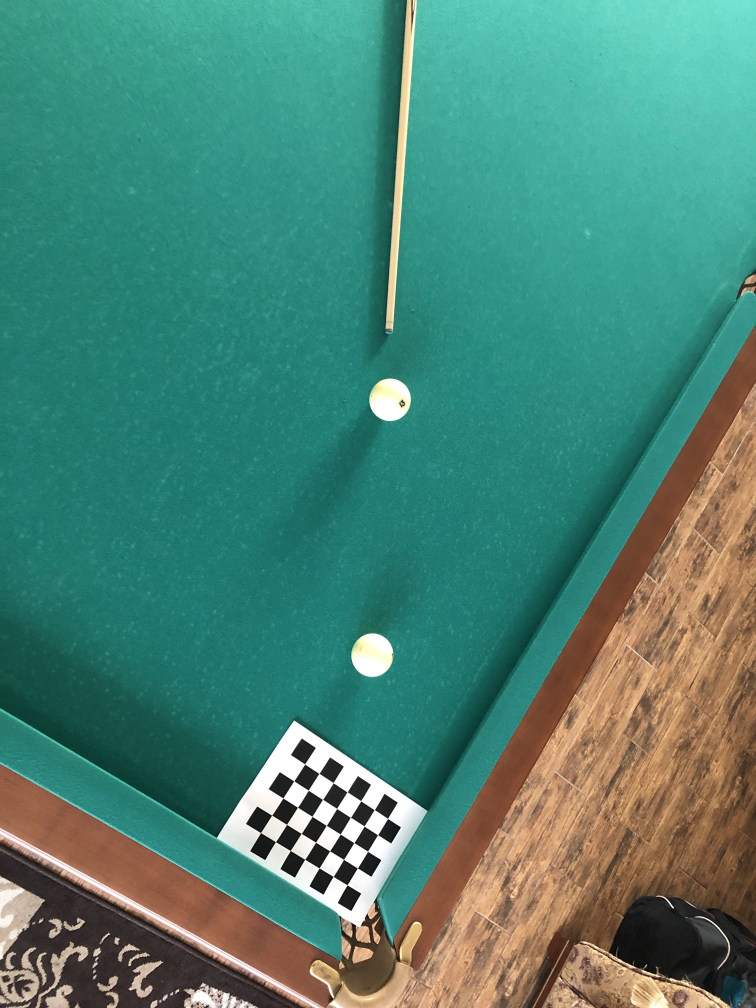
#> input picture src_balls.jpg, 3024 x 4032 px (shown at 1/4 size)
$ python CV_HW1_10b.py
#> lines starting #> are read from the running program, lines starting #| are printed output that depends on the picture; after the words box and inside, x2 and y2 are one past the last pixel; in counts of white or black regions, pixels touching at a corner belong together
import cv2
import numpy as np
import matplotlib.pyplot as plt


# Функция для нахождения углов шахматной доски на изображении
def find_chessboard_corners(image, pattern_size=(7, 5)):
    gray = cv2.cvtColor(image, cv2.COLOR_BGR2GRAY)
    found, corners = cv2.findChessboardCorners(gray, pattern_size, None)
    if found:
        cv2.cornerSubPix(gray, corners, (11, 11), (-1, -1),
                         (cv2.TERM_CRITERIA_EPS + cv2.TERM_CRITERIA_MAX_ITER, 30, 0.001))
    return found, corners


# Загрузим исходное изображение
src_image_path = 'src_balls.jpg'
src_image = cv2.imread(src_image_path)
#> src_image is the input picture: shape (4032, 3024, 3); mean B, G, R 116.5, 132, 75.2

# Ищем углы шахматной доски
found, corners = find_chessboard_corners(src_image)
#> in find_chessboard_corners, `gray = cv2.cvtColor(image, cv2.COLOR_BGR2GRAY)`:
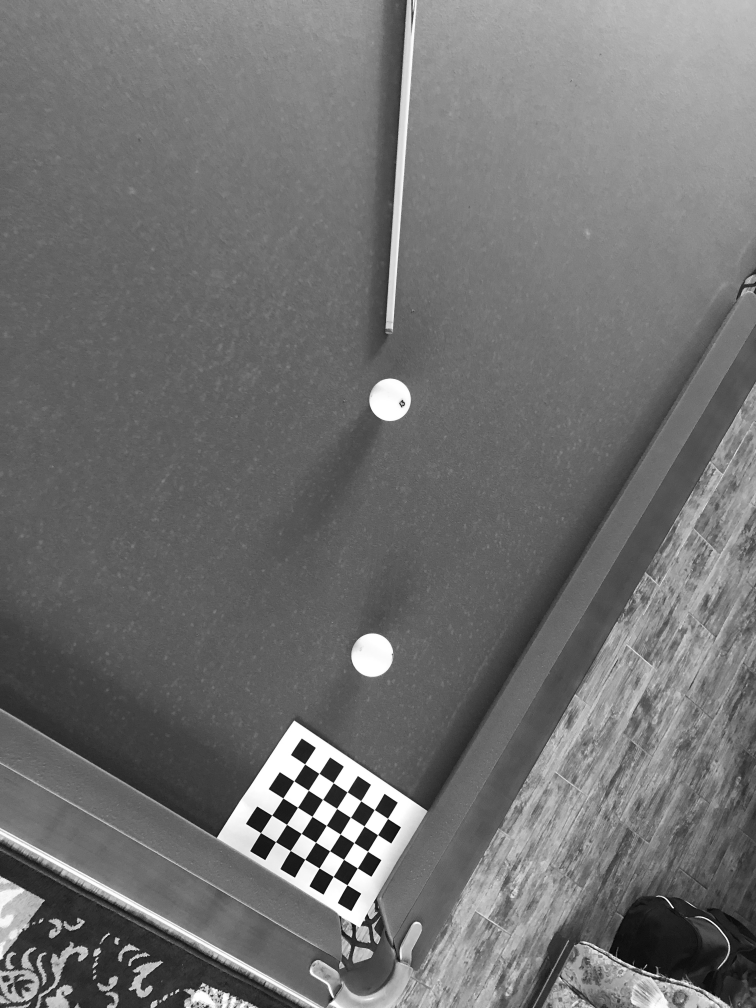
#> gray: shape (4032, 3024) (shown at 1/4 size); min 0, max 255, mean 113.2
#> in find_chessboard_corners, `found, corners = cv2.findChessboardCorners(gray, pattern_size, None)`: found = True; corners = 35 rows, first 8: [1219.4, 3056.6], [1277.1, 3094.8], [1334.2, 3132.6], [1390.3, 3169.1], [1444.6, 3205.6], [1499.2, 3239.8], [1551.8, 3275], [1176, 3125.2]
#> found = True; corners = 35 rows, first 8: [1220.1, 3057.3], [1277.3, 3094.9], [1334.2, 3132.4], [1389.8, 3168.9], [1444.3, 3204.6], [1498.4, 3240.1], [1551.7, 3275], [1176.5, 3125]

# Если углы найдены, продолжаем с преобразованием перспективы
if found:
    # Сортируем углы шахматной доски (top-left, top-right, bottom-right, bottom-left)
    corners = corners.reshape(-1, 2)
#> corners = 35 pairs, first value 1043.4 to 1551.7, second value 3057.3 to 3540.7
    top_left, top_right, bottom_right, bottom_left = corners[0], corners[6], corners[-1], corners[-7]
#> top_left = [1220.1, 3057.3]; top_right = [1551.7, 3275]; bottom_right = [1389.7, 3540.7]; bottom_left = [1043.4, 3331.8]

    # Определим целевые точки для перспективного преобразования
    # Мы знаем размеры шахматной доски, поэтому можем вычислить размер каждой клетки
    cell_size = 100  # размер каждой клетки на итоговом изображении
    width, height = 7 * cell_size, 5 * cell_size

    # Определим целевые точки для преобразованного изображения
    new_image_width, new_image_height = int(src_image.shape[0] * 1.5), int(src_image.shape[1] * 1.5)
#> new_image_width = 6048; new_image_height = 4536
    destination_points = np.array([
        [new_image_height - height, new_image_width - width], [new_image_height - height, new_image_width],
        [new_image_height, new_image_width], [new_image_height, new_image_width - width],
    ], dtype='float32')

    # Исходные точки на изображении
    source_points = np.array([top_left, top_right, bottom_right, bottom_left], dtype='float32')
#> source_points = [[1220.1, 3057.3], [1551.7, 3275], [1389.7, 3540.7], [1043.4, 3331.8]]

    # Получим матрицу преобразования перспективы
    M = cv2.getPerspectiveTransform(source_points, destination_points)
#> M = [[-1.16, 1.06, 1566.3], [0.594, 0.716, 1566.3], [-0.000111, -8.98e-06, 1]]

    # Преобразуем изображение для получения вида сверху
    top_down_view = cv2.warpPerspective(src_image, M, (new_image_height, new_image_width))
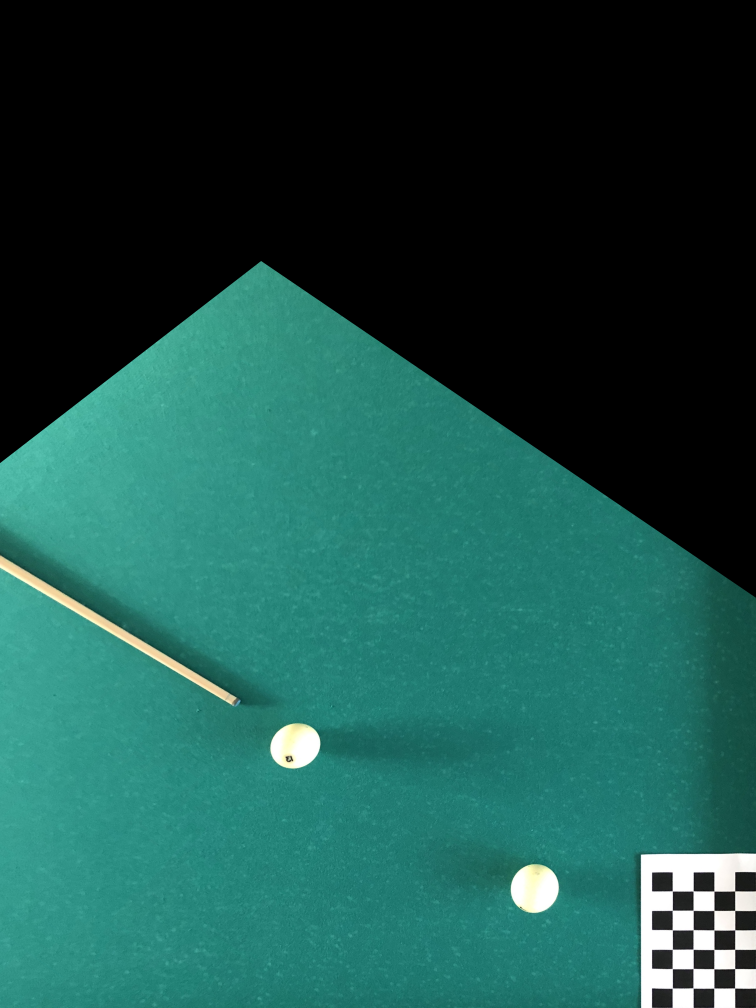
#> top_down_view: shape (6048, 4536, 3) (shown at 1/6 size); mean B, G, R 73.6, 80.6, 28.6
else:
    top_down_view = None
gray = cv2.cvtColor(top_down_view[:, :-1000], cv2.COLOR_BGR2GRAY)
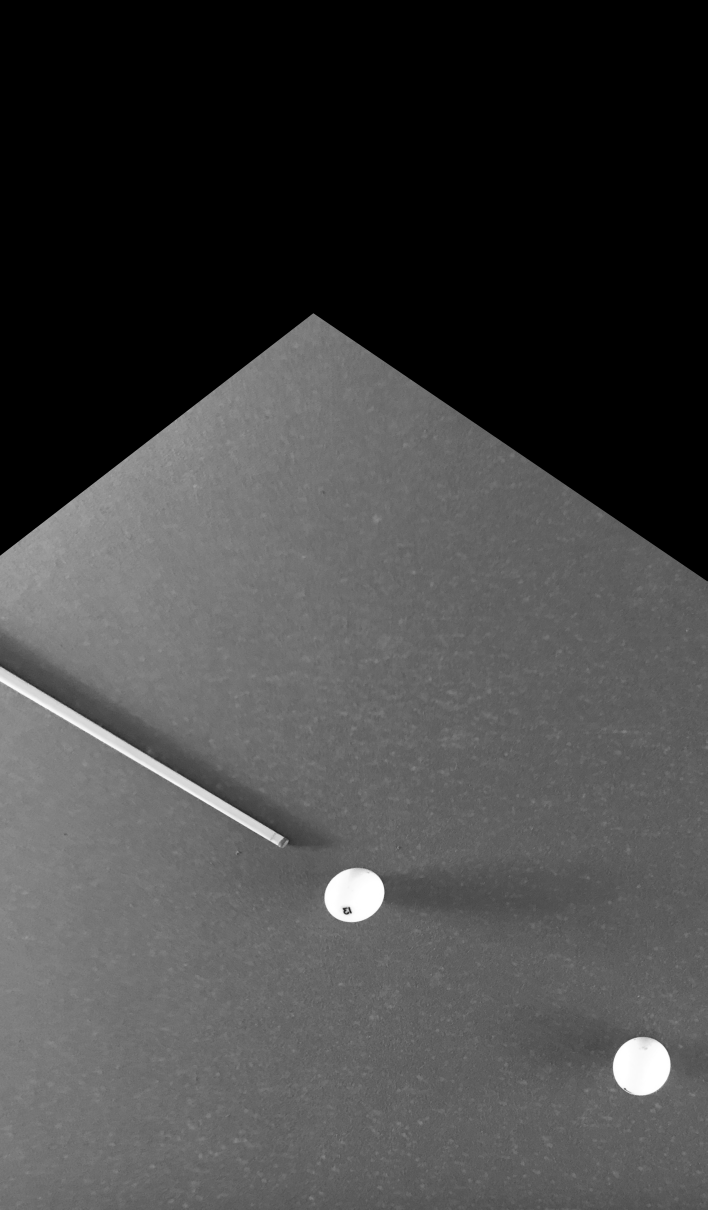
#> gray: shape (6048, 3536) (shown at 1/5 size); min 0, max 255, mean 69

# Получим бинарное изображение и на нём найдем и отрисуем контуры шаров и кия
retval, binary_image = cv2.threshold(gray, 170, 255, cv2.THRESH_BINARY)
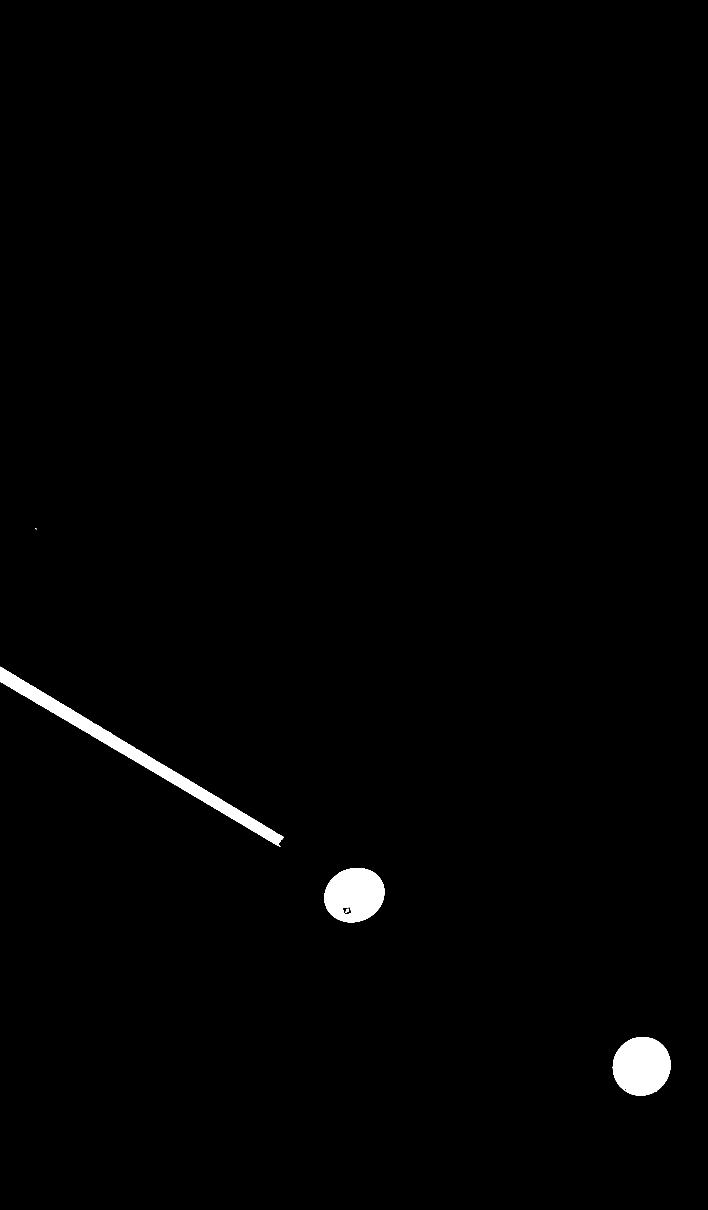
#> binary_image: shape (6048, 3536) (shown at 1/5 size); 1% white; 9 white regions (4 under 20 px)
contours, hierarchy = cv2.findContours(binary_image, cv2.RETR_EXTERNAL, cv2.CHAIN_APPROX_SIMPLE)
#> contours = 8 contours, 4 with area under 20; largest, box (x1, y1, x2, y2) and area: (0, 3334, 1419, 4228) 91132, (3064, 5186, 3353, 5478) 65908, (1622, 4340, 1922, 4612) 63337, (1395, 4225, 1401, 4235) 30
cv2.drawContours(binary_image, contours, -1, (0, 0, 255), 25)
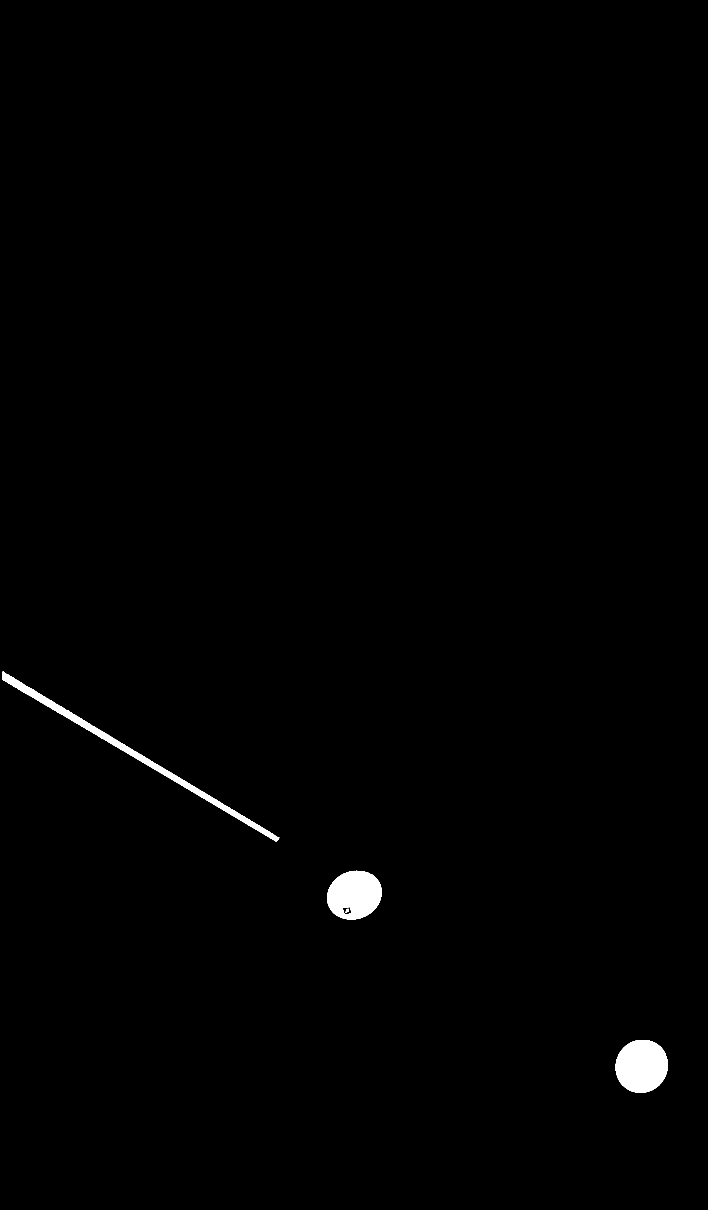
#> binary_image: shape (6048, 3536) (shown at 1/5 size); 0.71% white; 4 white regions, box (x1, y1, x2, y2) and area: (3078, 5200, 3339, 5464) 54291, (1636, 4354, 1908, 4598) 50627, (14, 3357, 1397, 4208) 46292, (1727, 4544, 1745, 4563) 173

# Найдем шары на изображении, чтобы взять их центры
circles = cv2.HoughCircles(
    binary_image,
    cv2.HOUGH_GRADIENT,
    dp=1,  # Отношение разрешения
    minDist=50,  # Минимальное расстояние между центрами обнаруженных кругов
    param1=610,  # Верхний порог для внутреннего процесса Canny edge detector
    param2=12,  # Пороговое значение для центра обнаружения этапа Хафа
    minRadius=130,  # Минимальный радиус круга, который будет обнаружен
    maxRadius=180  # Максимальный радиус
)
#> circles = [[3211.5, 5331.5, 132.5], [1769.5, 4460.5, 137.1]]
if circles is not None:
    circles = np.uint16(np.around(circles))
#> circles = [[3212, 5332, 132], [1770, 4460, 137]]
    for i in circles[0, :]:
        # Рисование внешнего круга
        cv2.circle(top_down_view, (i[0], i[1]), i[2], (0, 0, 255), 15)
        # Рисование центра круга
        cv2.circle(top_down_view, (i[0], i[1]), 2, (0, 0, 255), 6)
#> this loop made 2 passes

cv2.drawContours(top_down_view, contours, -1, (0, 0, 255), 10)

target_ball_center, target_ball_radius = np.array([circles[0, 0][0], circles[0, 0][1]]), circles[0, 0][2]  # Центр прицельного шара
#> target_ball_center = [3212, 5332]; target_ball_radius = 132
cue_ball_center, cue_ball_radius = np.array([circles[0, 1][0], circles[0, 1][1]]), circles[0, 1][2]  # Центр битого шара
#> cue_ball_center = [1770, 4460]; cue_ball_radius = 137

# Находим контур с максимальной длиной, предполагая, что это контур кия
cue_contour = max(contours, key=cv2.contourArea)
#> cue_contour = contour of 1995 points, box (x1, y1, x2, y2) (0, 3334, 1419, 4228), area 91132

# Применяем fitLine для получения параметров вектора линии
[vx, vy, x, y] = cv2.fitLine(cue_contour, cv2.DIST_L2, 0, 0.01, 0.01)
#> vx = [0.858]; vy = [0.513]; x = [723.5]; y = [3801.5]

# Вычисляем две точки для отрисовки линии на исходном изображении
# Линия будет проходить через точку (x, y) и направлена вдоль вектора (vx, vy)
# Мы выбираем t так, чтобы линия хорошо вписывалась в размеры изображения
t = 1000  # Длина линии
pt1 = (int(x - vx * t), int(y - vy * t))  # Начало линии
#> pt1 = (-134, 3288)
pt2 = (int(x + vx * t), int(y + vy * t))  # Конец линии
#> pt2 = (1581, 4314)

x1, y1, x2, y2 = pt1[0], pt1[1], pt2[0], pt2[1]
#> x1 = -134; y1 = 3288; x2 = 1581; y2 = 4314

# Координаты центра шара (cx, cy) и его радиус (r)
cx, cy, r = circles[0, 1]
#> cx = 1770; cy = 4460; r = 137

# Переведем точки в numpy массивы
P1 = np.array([x1, y1])
#> P1 = [-134, 3288]
P2 = np.array([x2, y2])
#> P2 = [1581, 4314]
center = np.array([cx, cy])
#> center = [1770, 4460]

# Нормализуем направляющий вектор линии
direction = P2 - P1
#> direction = [1715, 1026]
cue_direction = direction / np.linalg.norm(direction)
#> cue_direction = [0.858, 0.513]

# [26 lines of commented-out code are left out]
new_center = target_ball_center - cue_direction * 2*r
#> new_center = [2976.9, 5191.3]
pt2 = target_ball_center + cue_direction * 10000
#> pt2 = [11793.5, 10465.9]


# Рисуем новый шар
cv2.circle(top_down_view, (int(new_center[0]), int(new_center[1])), r, (0, 255, 0), 20)
cv2.line(top_down_view, target_ball_center, (int(pt2[0]), int(pt2[1])), (0, 255, 0), 10)


# Визуализируем результат
if top_down_view is not None:
    plt.figure(figsize=(10, 10))
    plt.imshow(top_down_view)
    plt.title('Top-Down View')
    plt.show()
else:
    print("Не удалось найти углы шахматной доски.")
